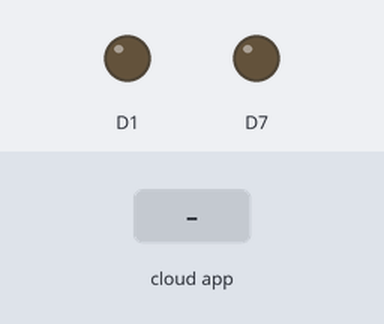
Simulated run of this sketch. Board: ESP8266 (NodeMCU). Parts: output pins drawn as LEDs (lit = HIGH). The test bench sets the inputs (shaded band). WiFi joins after 1.5 s; servers stay silent unless stated; no MQTT or app messages arrive unless stated; what the sketch prints to the serial monitor is not drawn.

Above: at 2.7 s.
2.8 s: the phone or cloud app sets light1 to 0
At 4.0 s:
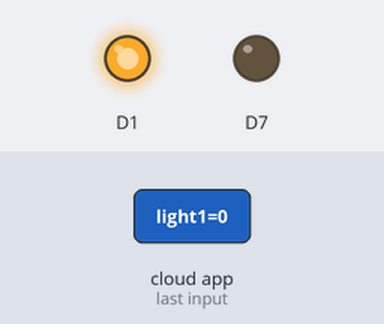
4.3 s: the phone or cloud app sets light2 to 0
At 5.0 s:
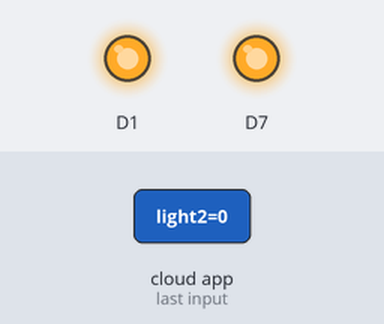
5.8 s: the phone or cloud app sets light1 to 1
At 7.0 s:
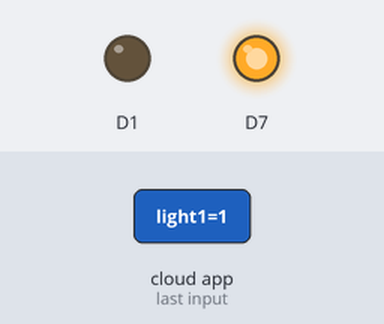
7.3 s: the phone or cloud app sets light2 to 1
At 8.1 s:
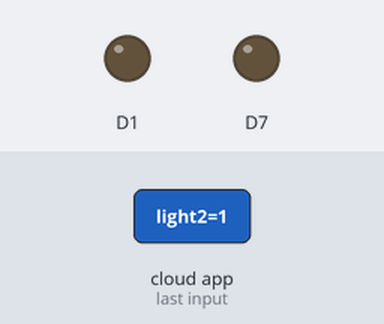
Timing chart, 0 to 9.8 s (numbered marks = the images above; inputs shaded):
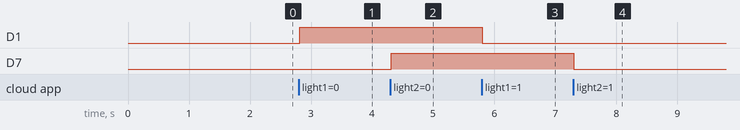

Measured:
- after the input at 2.8 s, D1: LOW → HIGH at once
- after the input at 4.3 s, D7: LOW → HIGH at once
- after the input at 5.8 s, D1: HIGH → LOW at once
- after the input at 7.3 s, D7: HIGH → LOW at once

The sketch:

AdafruitCode.ino
```cpp
#include <ESP8266WiFi.h>
#include "Adafruit_MQTT.h"
#include "Adafruit_MQTT_Client.h"

/************************* WiFi Access Point *********************************/

#define WLAN_SSID       "NagRaj"
#define WLAN_PASS       "7060196036"

/************************* Adafruit.io Setup *********************************/

#define AIO_SERVER      "io.adafruit.com"
#define AIO_SERVERPORT  1883                   // use 8883 for SSL
#define AIO_USERNAME    "NagRaj0308"
#define AIO_KEY         "9465a76ac80d42129e57e577dbd35055"

/************ Global State (you don't need to change this!) ******************/

// Create an ESP8266 WiFiClient class to connect to the MQTT server.
WiFiClient client;


// Setup the MQTT client class by passing in the WiFi client and MQTT server and login details.
Adafruit_MQTT_Client mqtt(&client, AIO_SERVER, AIO_SERVERPORT, AIO_USERNAME, AIO_KEY);

/****************************** Feeds ***************************************/


// Setup a feed called 'onoff' for subscribing to changes.

Adafruit_MQTT_Subscribe light1 = Adafruit_MQTT_Subscribe(&mqtt, AIO_USERNAME "/feeds/light1");

Adafruit_MQTT_Subscribe light2 = Adafruit_MQTT_Subscribe(&mqtt, AIO_USERNAME "/feeds/light2");
/*************************** Sketch Code ************************************/


void MQTT_connect();

void setup() {
  Serial.begin(115200);
  delay(10);
  pinMode(D7,OUTPUT);
  pinMode(D1,OUTPUT);
  Serial.println(F("Adafruit MQTT demo"));

  // Connect to WiFi access point.
  Serial.println(); Serial.println();
  Serial.print("Connecting to ");
  Serial.println(WLAN_SSID);

  WiFi.begin(WLAN_SSID, WLAN_PASS);
  while (WiFi.status() != WL_CONNECTED) {
    delay(500);
    Serial.print(".");
  }
  Serial.println();

  Serial.println("WiFi connected");
  Serial.println("IP address: "); Serial.println(WiFi.localIP());

  // Setup MQTT subscription for onoff feed.
  mqtt.subscribe(&light1);
  mqtt.subscribe(&light2);
}

uint32_t x=0;

void loop() {
  // Ensure the connection to the MQTT server is alive (this will make the first
  // connection and automatically reconnect when disconnected).  See the MQTT_connect
  // function definition further below.
  MQTT_connect();

  // this is our 'wait for incoming subscription packets' busy subloop
  // try to spend your time here

  Adafruit_MQTT_Subscribe *subscription;
  while ((subscription = mqtt.readSubscription(5000))) {
    if (subscription == &light1) {

      Serial.println((char *)light1.lastread);
      uint16_t num1 = atoi((char *)light1.lastread);
      digitalWrite(D1,!num1);
    }

    if (subscription == &light2) {

      Serial.println((char *)light2.lastread);
      uint16_t num2 = atoi((char *)light2.lastread);
      digitalWrite(D7,!num2);
    }
  }

 }

// Function to connect and reconnect as necessary to the MQTT server.
// Should be called in the loop function and it will take care if connecting.
void MQTT_connect() {
  int8_t ret;

  // Stop if already connected.
  if (mqtt.connected()) {
    return;
  }

  Serial.print("Connecting to MQTT... ");

  uint8_t retries = 3;
  while ((ret = mqtt.connect()) != 0) { // connect will return 0 for connected
       Serial.println(mqtt.connectErrorString(ret));
       Serial.println("Retrying MQTT connection in 5 seconds...");
       mqtt.disconnect();
       delay(5000);  // wait 5 seconds
       retries--;
       if (retries == 0) {
         // basically die and wait for WDT to reset me
         while (1);
       }
  }
  Serial.println("MQTT Connected!");
}
```
